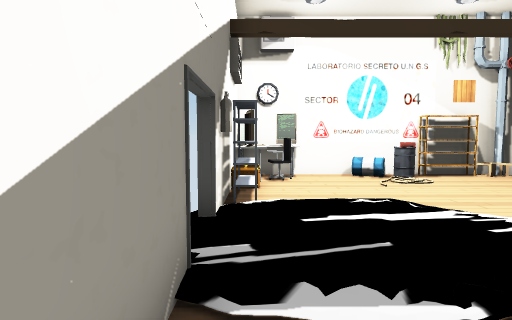
View 1 (above)

13 first-person views from a walk through a 3-D level made in the Unity game engine. The camera is 1.4 m above the floor, tilts 4° down and sees 75° across. Doors are open. The floor is counted in squares, 1 m on a side. Each view is taken from the middle of a square. On the plan, view 1 faces up. The plan holds only what a view shows up to about 15 squares ahead; the rest is blank. The place goes on beyond the plan. The player character is not drawn. Some surface patterns are stand-ins.

View 2
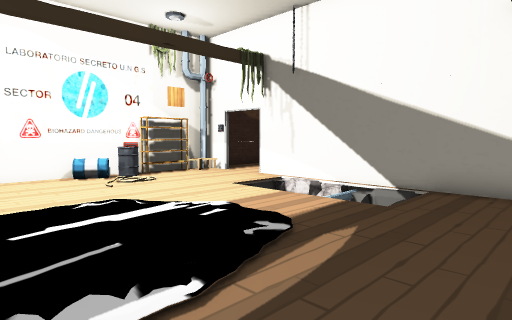

View 3
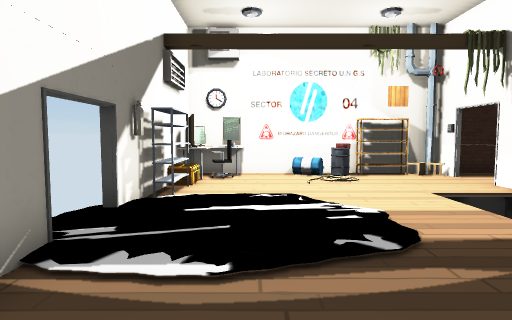

View 4
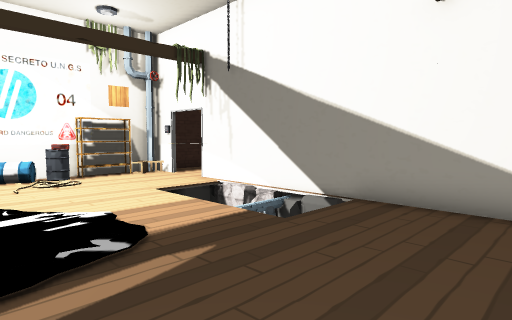

View 5
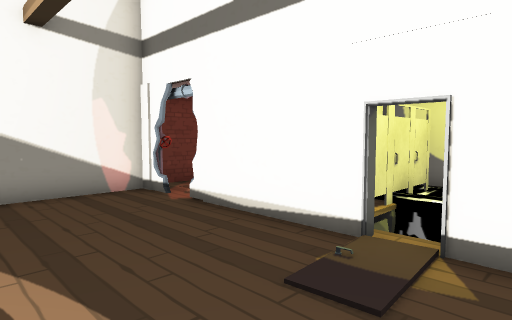

View 6
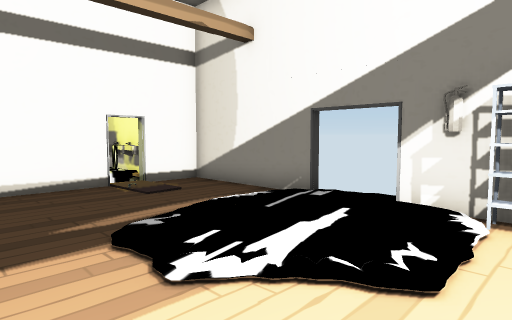

View 7
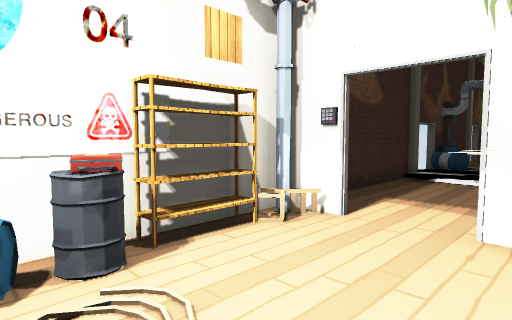

View 8
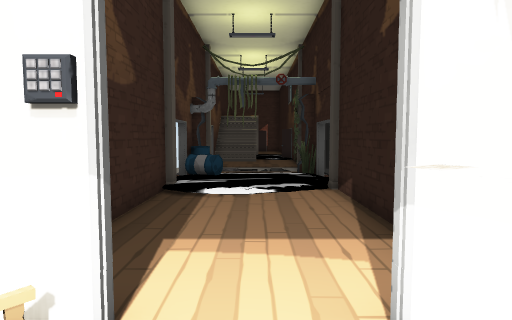

View 9
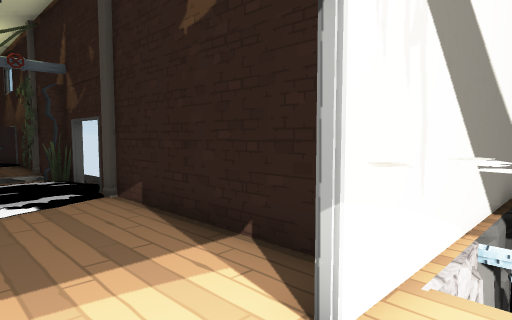

View 10
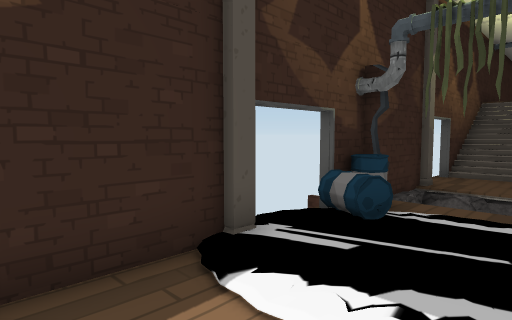

View 11
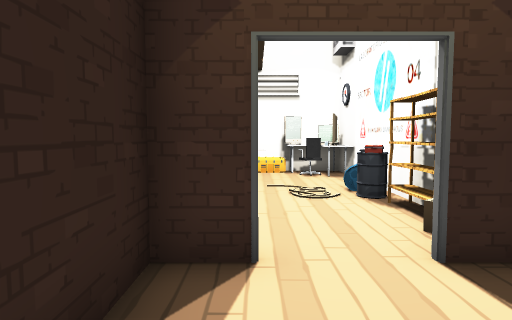

View 12
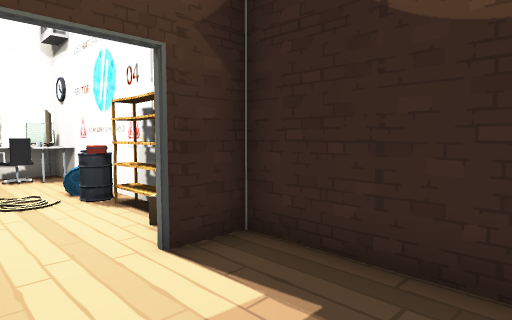

View 13
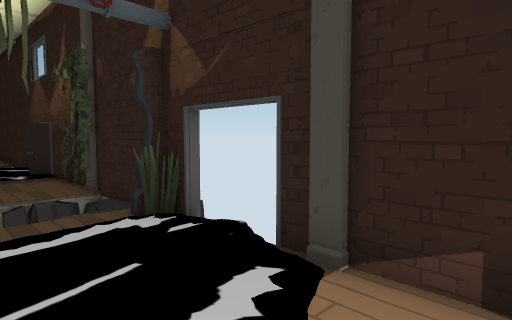

### Floor plan
Key: @ floor where view 1 was taken; # wall or solid block; x gap in a wall; . floor; D open door; v drop or lower ground; O other object.
Columns run from 1 left of view 1 to 23 right of it. Each row starts with its distance up from view 1.
 13 ########  ########DD ## O
 12 #OO..OOOOOOD.....ODOO#vvO
 11 #OO...O...OD.....  O .
 10 #O...............    .
  9 #O.......ODD......   . O
  8 #O........#######ODDO#vvO
  7 #O......v v         #
  6 O   ....v v
  5 O    ...v v
  4 D    ...v v
  3 O. .....vvv
  2 #.........#
  1 #.........#
  0 #@........#
 -1 #.........#
 -2   xv ####.O
 -3           v#
 -4  OOvOO     #
 -5  OO O

Positions as (right, up) in squares from view 1, and headings:
1: (0, 0), facing up
2: (0, 0), facing up-right
3: (2, -1), facing up
4: (2, -1), facing up-right
5: (0, 3), facing down-right
6: (6, 8), facing down-left
7: (4, 8), facing up-right
8: (7, 10), facing right
9: (8, 11), facing down-right
10: (13, 9), facing up-right
11: (13, 9), facing left
12: (13, 9), facing up-left
13: (14, 11), facing down-right
